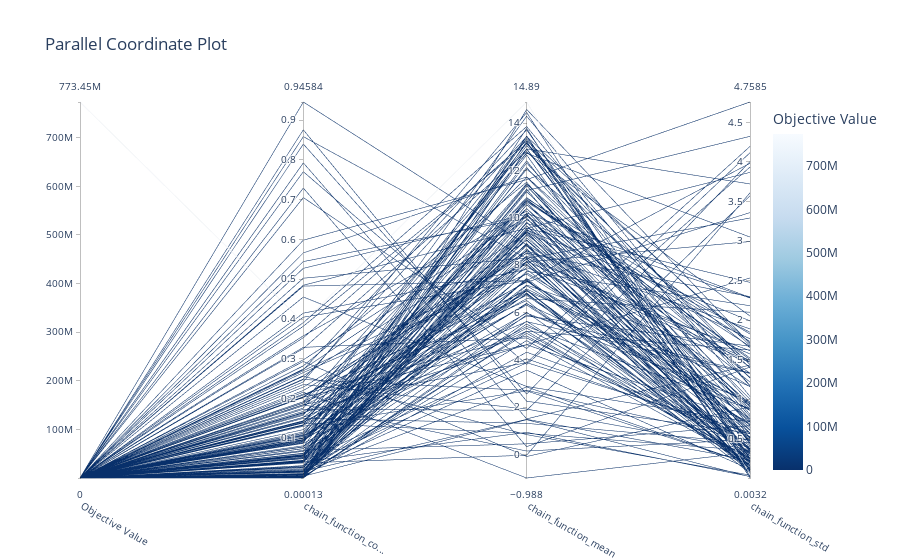

Notebook source saved alongside this figure:
### Code cell
optuna.visualization.plot_parallel_coordinate(study, params=['chain_function_mean', 'chain_function_std', 'chain_function_constant']).show()

### Figure 1 — Plotly figure (JSON) as saved in the notebook; plotly's stock layout.template omitted (floating-point values rounded to 4 significant figures; data arrays with more than 128 entries replaced by an {"elided": "..."} marker saying what was removed)
{"data": [{"dimensions": [{"label": "Objective Value", "range": [0.1774, 773400000.0], "values": {"elided": "175 float values"}}, {"label": "chain_function_co...", "range": [0.0001307, 0.9458], "values": {"elided": "175 float values"}}, {"label": "chain_function_mean", "range": [-0.9879, 14.89], "values": {"elided": "175 float values"}}, {"label": "chain_function_std", "range": [0.00321, 4.758], "values": {"elided": "175 float values"}}], "labelangle": 30, "labelside": "bottom", "line": {"color": {"elided": "175 float values"}, "colorbar": {"title": {"text": "Objective Value"}}, "colorscale": [[0, "rgb(247,251,255)"], [0.125, "rgb(222,235,247)"], [0.25, "rgb(198,219,239)"], [0.375, "rgb(158,202,225)"], [0.5, "rgb(107,174,214)"], [0.625, "rgb(66,146,198)"], [0.75, "rgb(33,113,181)"], [0.875, "rgb(8,81,156)"], [1, "rgb(8,48,107)"]], "reversescale": true, "showscale": true}, "type": "parcoords"}], "layout": {"title": {"text": "Parallel Coordinate Plot"}}}
